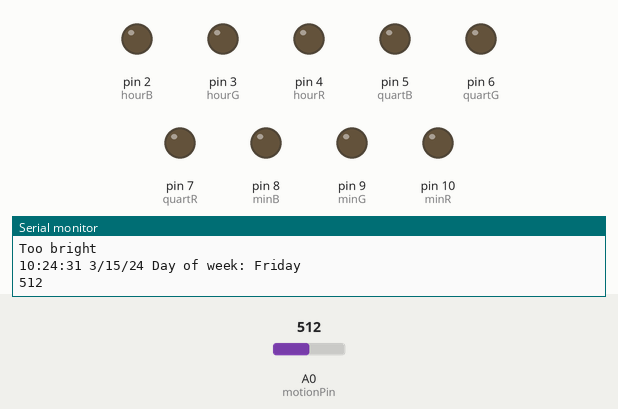
This sketch was run on a simulated Arduino Uno, built with avr-gcc and run on an emulated ATmega328P. On the bench: output pins drawn as LEDs (lit = HIGH), the last lines printed to the serial monitor. Wiring (inferred from the names in the program): DS3231 clock at I2C address 0x68. The inputs (shaded band) are chosen by the test bench; at power-on: A0 (motionPin) = 512. The local clock reads 2024-03-15 10:24:30 at power-on unless the sketch sets it.

Above: at 1.2 s.
1.3 s: A0 (motionPin) set to 80
2.8 s: A0 (motionPin) set to 68
At 3.8 s:
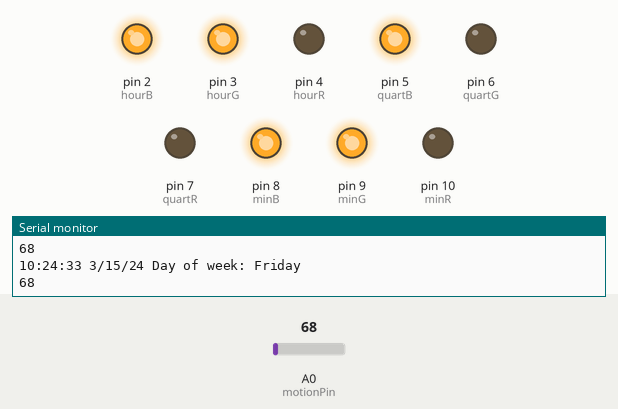
4.3 s: A0 (motionPin) set to 85
At 5.3 s:
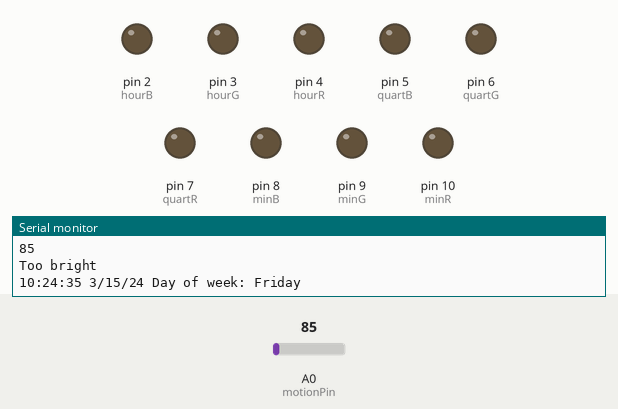
Timing chart, 0 to 7.3 s (numbered marks = the images above; inputs shaded):
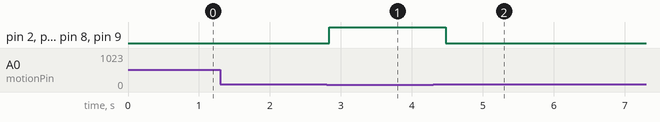

Measured:
- the behaviour switches between 76 and 75 on A0 (motionPin) (found by bisection; images 0 and 1)
- after the input at 2.8 s, pin 2 (hourB), pin 3 (hourG), pin 5 (quartB), pin 8 (minB), pin 9 (minG): LOW → HIGH at once
- after the input at 4.3 s, pin 2 (hourB), pin 3 (hourG), pin 5 (quartB), pin 8 (minB), pin 9 (minG): HIGH → LOW after 0.18 s

The sketch:

LEDClock01.ino
```cpp
/* Sketch for 3 RGB LED proof of concept of an LED clock mirror
 * Created by Andy Waplinger, 2015
 * http://andywaplinger.com/
 * https://github.com/andywaplinger/ledclock01
 */

#include "Wire.h"
#define DS3231_I2C_ADDRESS 0x68

// Convert normal decimal numbers to binary coded decimal
byte decToBcd(byte val)
{
  return( (val/10*16) + (val%10) );
}

// Convert binary coded decimal to normal decimal numbers
byte bcdToDec(byte val)
{
  return( (val/16*10) + (val%16) );
}

const int hourB =  2;      // hour blue
const int hourG =  3;      // hour green
const int hourR =  4;      // hour red
const int quartB =  5;      // 15 min blue
const int quartG =  6;      // 15 min green
const int quartR =  7;      // 15 min red
const int minB =  8;      // min blue
const int minG =  9;      // min green
const int minR =  10;      // min red

const int motionPin = 0;     // the cell and 10K pulldown are connected to a0
int motionReading;     // the analog reading from the sensor divider


void setup()
{
  Wire.begin();
  Serial.begin(9600);
  // set the initial time here:
  // DS3231 seconds, minutes, hours, day, date, month, year
  // setDS3231time(35,59,23,7,17,10,15);
}

void setDS3231time(byte second, byte minute, byte hour, byte dayOfWeek, byte dayOfMonth, byte month, byte year)
{
  // sets time and date data to DS3231
  Wire.beginTransmission(DS3231_I2C_ADDRESS);
  Wire.write(0); // set next input to start at the seconds register
  Wire.write(decToBcd(second)); // set seconds
  Wire.write(decToBcd(minute)); // set minutes
  Wire.write(decToBcd(hour)); // set hours
  Wire.write(decToBcd(dayOfWeek)); // set day of week (1=Sunday, 7=Saturday)
  Wire.write(decToBcd(dayOfMonth)); // set date (1 to 31)
  Wire.write(decToBcd(month)); // set month
  Wire.write(decToBcd(year)); // set year (0 to 99)
  Wire.endTransmission();
}

void readDS3231time(
  byte *second,
  byte *minute,
  byte *hour,
  byte *dayOfWeek,
  byte *dayOfMonth,
  byte *month,
  byte *year)
{
  Wire.beginTransmission(DS3231_I2C_ADDRESS);
  Wire.write(0); // set DS3231 register pointer to 00h
  Wire.endTransmission();
  Wire.requestFrom(DS3231_I2C_ADDRESS, 7);
  // request seven bytes of data from DS3231 starting from register 00h
  *second = bcdToDec(Wire.read() & 0x7f);
  *minute = bcdToDec(Wire.read());
  *hour = bcdToDec(Wire.read() & 0x3f);
  *dayOfWeek = bcdToDec(Wire.read());
  *dayOfMonth = bcdToDec(Wire.read());
  *month = bcdToDec(Wire.read());
  *year = bcdToDec(Wire.read());
}

void displayTime()
{
  byte second, minute, hour, dayOfWeek, dayOfMonth, month, year;
  // retrieve data from DS3231
  readDS3231time(&second, &minute, &hour, &dayOfWeek, &dayOfMonth, &month,
  &year);
  // send it to the serial monitor
  Serial.print(hour, DEC);
  // convert the byte variable to a decimal number when displayed
  Serial.print(":");
  if (minute<10)
  {
    Serial.print("0");
  }
  Serial.print(minute, DEC);
  Serial.print(":");
  if (second<10)
  {
    Serial.print("0");
  }
  Serial.print(second, DEC);
  Serial.print(" ");
  Serial.print(month, DEC);
  Serial.print("/");
  Serial.print(dayOfMonth, DEC);
  Serial.print("/");
  Serial.print(year, DEC);
  Serial.print(" Day of week: ");
  switch(dayOfWeek){
  case 1:
    Serial.println("Sunday");
    break;
  case 2:
    Serial.println("Monday");
    break;
  case 3:
    Serial.println("Tuesday");
    break;
  case 4:
    Serial.println("Wednesday");
    break;
  case 5:
    Serial.println("Thursday");
    break;
  case 6:
    Serial.println("Friday");
    break;
  case 7:
    Serial.println("Saturday");
    break;
  }
}

void displayHour()
{
  byte second, minute, hour, dayOfWeek, dayOfMonth, month, year;
  // retrieve data from DS3231
  readDS3231time(&second, &minute, &hour, &dayOfWeek, &dayOfMonth, &month,
  &year);

  pinMode(hourB, OUTPUT);
  pinMode(hourG, OUTPUT);
  pinMode(hourR, OUTPUT);

  if (hour >= 0 && hour < 10){
    digitalWrite(hourB, HIGH);
    digitalWrite(hourG, LOW);
    digitalWrite(hourR, LOW);
  }
  else if (hour >= 10 && hour < 18){
    digitalWrite(hourB, HIGH);
    digitalWrite(hourG, HIGH);
    digitalWrite(hourR, LOW);
  }
  else if (hour >= 18){
    digitalWrite(hourB, HIGH);
    digitalWrite(hourG, HIGH);
    digitalWrite(hourR, HIGH);
  }
}

void displayQuart(){
  byte second, minute, hour, dayOfWeek, dayOfMonth, month, year;
  // retrieve data from DS3231
  readDS3231time(&second, &minute, &hour, &dayOfWeek, &dayOfMonth, &month,
  &year);

  pinMode(quartB, OUTPUT);
  pinMode(quartG, OUTPUT);
  pinMode(quartR, OUTPUT);

  if (minute >= 45){
    digitalWrite(quartB, HIGH);
    digitalWrite(quartG, HIGH);
    digitalWrite(quartR, HIGH);
  }
  else if (minute >= 30){
    digitalWrite(quartB, HIGH);
    digitalWrite(quartG, HIGH);
    digitalWrite(quartR, LOW);
  }
  else if (minute >= 15){
    digitalWrite(quartB, HIGH);
    digitalWrite(quartG, LOW);
    digitalWrite(quartR, LOW);
  }
  else {
    digitalWrite(quartB, LOW);
    digitalWrite(quartG, LOW);
    digitalWrite(quartR, LOW);
  }
}

void displayMin()
{
  byte second, minute, hour, dayOfWeek, dayOfMonth, month, year;
  // retrieve data from DS3231
  readDS3231time(&second, &minute, &hour, &dayOfWeek, &dayOfMonth, &month,
  &year);

  pinMode(minB, OUTPUT);
  pinMode(minG, OUTPUT);
  pinMode(minR, OUTPUT);

  if (minute >= 0 && minute < 10){
    digitalWrite(minB, HIGH);
    digitalWrite(minG, LOW);
    digitalWrite(minR, LOW);
  }
  if (minute >= 10 && minute < 30){
    digitalWrite(minB, HIGH);
    digitalWrite(minG, HIGH);
    digitalWrite(minR, LOW);
  }
  if (minute >= 30){
    digitalWrite(minB, HIGH);
    digitalWrite(minG, HIGH);
    digitalWrite(minR, HIGH);
  }
}

void displayOff()
{
  digitalWrite(hourB, LOW);
  digitalWrite(hourG, LOW);
  digitalWrite(hourR, LOW);

  digitalWrite(quartB, LOW);
  digitalWrite(quartG, LOW);
  digitalWrite(quartR, LOW);

  digitalWrite(minB, LOW);
  digitalWrite(minG, LOW);
  digitalWrite(minR, LOW);
}

void loop()
{
  motionReading = analogRead(motionPin);

  if (motionReading > 75){
    displayOff();
    Serial.print("Too bright");
    Serial.print('\n');
  }
  else {
    displayHour();
    displayQuart();
    displayMin();
  }
  displayTime(); // display the real-time clock data on the Serial Monitor
  Serial.print(motionReading);
  Serial.print('\n');
  delay(200); // every second
}
```
